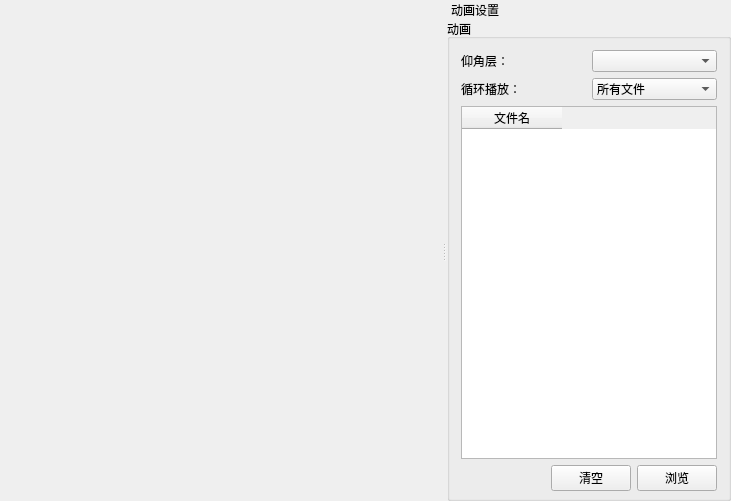
<?xml version="1.0" encoding="UTF-8"?>
<ui version="4.0">
 <class>AnimaticWidow</class>
 <widget class="QMainWindow" name="AnimaticWidow">
  <property name="geometry">
   <rect>
    <x>0</x>
    <y>0</y>
    <width>731</width>
    <height>501</height>
   </rect>
  </property>
  <property name="windowTitle">
   <string>AnimaticWidow</string>
  </property>
  <widget class="QWidget" name="centralWidget"/>
  <widget class="QDockWidget" name="dockWidget">
   <property name="floating">
    <bool>false</bool>
   </property>
   <property name="features">
    <set>QDockWidget::NoDockWidgetFeatures</set>
   </property>
   <property name="allowedAreas">
    <set>Qt::NoDockWidgetArea</set>
   </property>
   <property name="windowTitle">
    <string>动画设置</string>
   </property>
   <attribute name="dockWidgetArea">
    <number>2</number>
   </attribute>
   <widget class="QWidget" name="dockWidgetContents">
    <layout class="QGridLayout" name="gridLayout_2">
     <property name="margin">
      <number>0</number>
     </property>
     <item row="0" column="0">
      <widget class="QGroupBox" name="groupBox">
       <property name="title">
        <string>动画</string>
       </property>
       <layout class="QGridLayout" name="gridLayout_10">
        <property name="bottomMargin">
         <number>7</number>
        </property>
        <item row="2" column="0" colspan="3">
         <layout class="QGridLayout" name="gridLayout">
          <item row="1" column="2" colspan="2">
           <widget class="QComboBox" name="comboBox_fileforplay">
            <item>
             <property name="text">
              <string>所有文件</string>
             </property>
            </item>
            <item>
             <property name="text">
              <string>最近5个文件</string>
             </property>
            </item>
            <item>
             <property name="text">
              <string>最近10个文件</string>
             </property>
            </item>
            <item>
             <property name="text">
              <string>最近15个文件</string>
             </property>
            </item>
            <item>
             <property name="text">
              <string>最近20个文件</string>
             </property>
            </item>
           </widget>
          </item>
          <item row="0" column="0" colspan="2">
           <widget class="QLabel" name="label_13">
            <property name="text">
             <string>仰角层：</string>
            </property>
           </widget>
          </item>
          <item row="0" column="2" colspan="2">
           <widget class="QComboBox" name="comboBox_10"/>
          </item>
          <item row="1" column="0" colspan="2">
           <widget class="QLabel" name="label">
            <property name="text">
             <string>循环播放：</string>
            </property>
           </widget>
          </item>
         </layout>
        </item>
        <item row="3" column="0" colspan="3">
         <widget class="QTableWidget" name="tableWidget_filelist">
          <column>
           <property name="text">
            <string>文件名</string>
           </property>
          </column>
         </widget>
        </item>
        <item row="4" column="2">
         <widget class="QPushButton" name="pushButtonSelectDir">
          <property name="text">
           <string>浏览</string>
          </property>
         </widget>
        </item>
        <item row="4" column="0">
         <spacer name="horizontalSpacer">
          <property name="orientation">
           <enum>Qt::Horizontal</enum>
          </property>
          <property name="sizeHint" stdset="0">
           <size>
            <width>40</width>
            <height>20</height>
           </size>
          </property>
         </spacer>
        </item>
        <item row="4" column="1">
         <widget class="QPushButton" name="pushButtonClearList">
          <property name="text">
           <string>清空</string>
          </property>
         </widget>
        </item>
       </layout>
      </widget>
     </item>
    </layout>
   </widget>
  </widget>
  <action name="actionAsdfasd">
   <property name="text">
    <string>asdfasd</string>
   </property>
  </action>
 </widget>
 <layoutdefault spacing="6" margin="11"/>
 <resources/>
 <connections/>
</ui>
